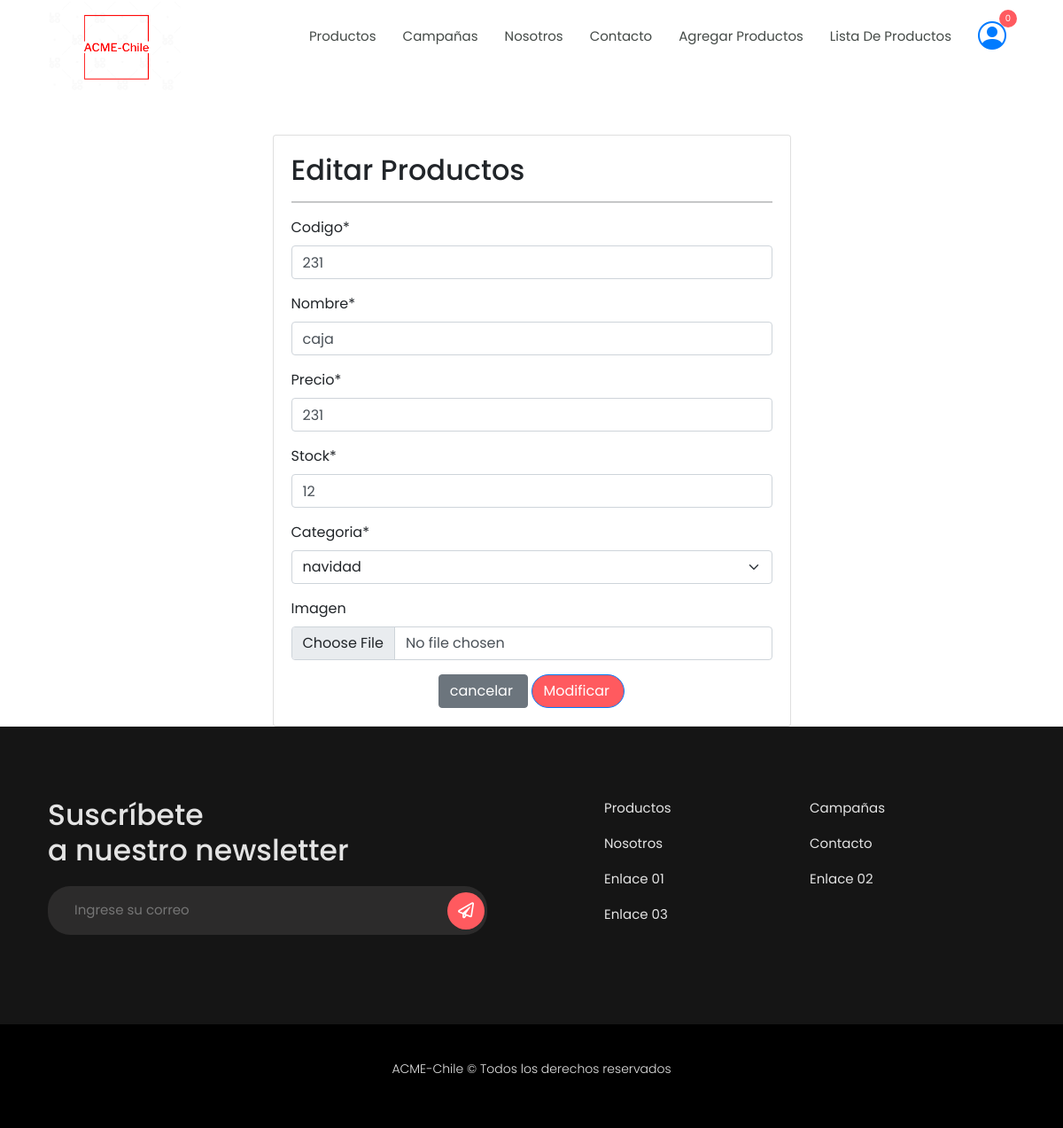
/modificar-producto/231/, run on an earlier commit of the app's database.
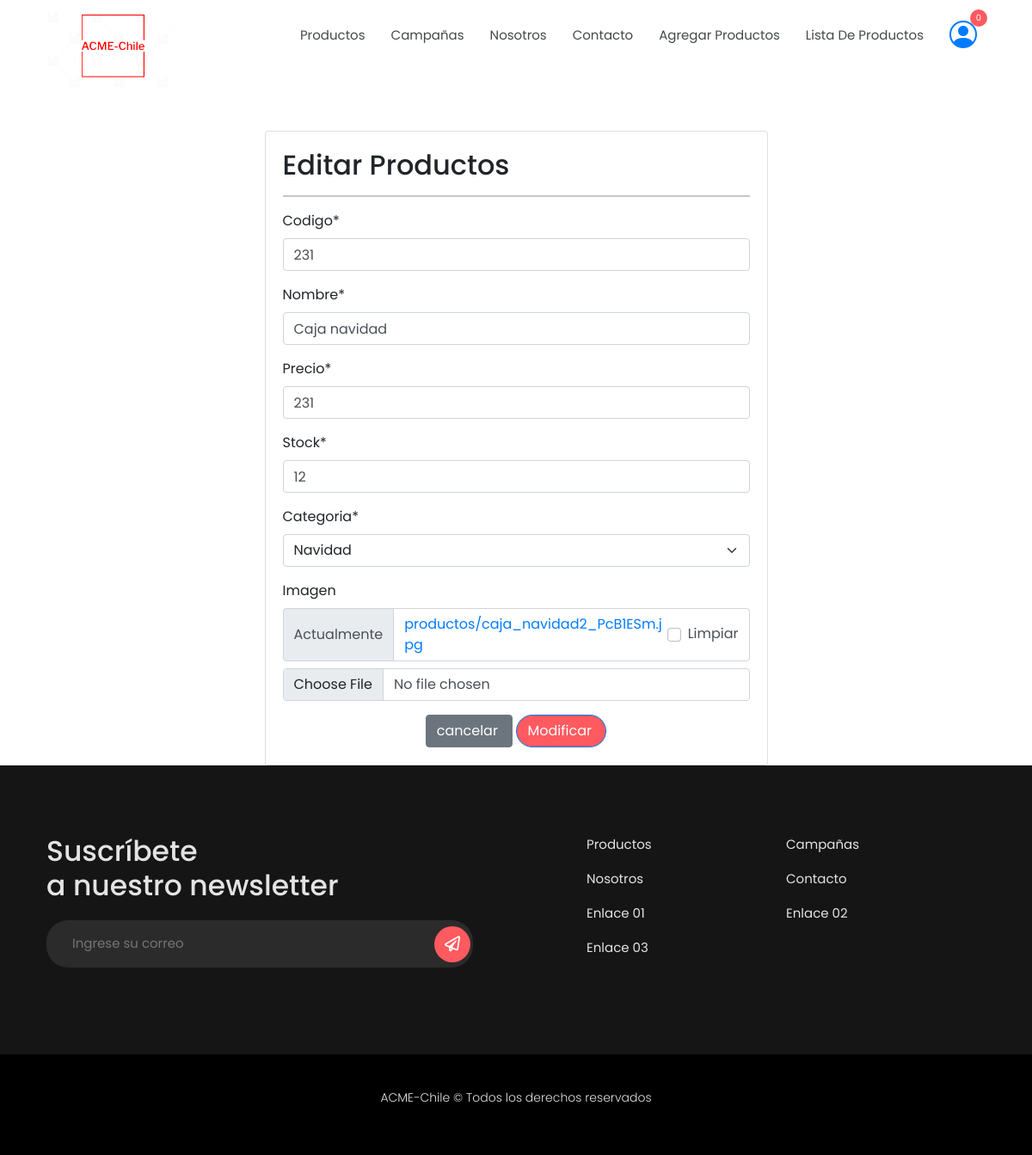
And on a later commit of the database.
### acne/models.py (models this page shows, shortened)
class Producto(models.Model):
    codigo = models.CharField(primary_key=True, max_length=10, verbose_name="Codigo")
    nombre = models.CharField(max_length=50, verbose_name="Nombre")
    precio = models.IntegerField(verbose_name="Precio")
    stock = models.IntegerField(verbose_name="Stock")
    categoria = models.ForeignKey(Categoria, on_delete=models.CASCADE, verbose_name="Categoria")
    imagen = models.ImageField(upload_to="productos", null=True, blank=True, verbose_name="Imagen")

### acne/views.py (the view, shortened to what this page needs)
# urls.py: path('modificar-producto/<int:id>/', modificar_producto, name="modificar_producto"),
def modificar_producto(request, id):
    producto = get_object_or_404(Producto, codigo=id)
    data = {
        'form': ProductoForm(instance=producto)
    }
    return render(request, 'app/producto/modificar.html', data)

### acne/forms.py
class ProductoForm(forms.ModelForm):
    class Meta:
        model = Producto
        fields = '__all__'

### acne/models.py (called while the page is built)
    def __str__(self):
        return self.nombreCategoria

### acne/templates/app/producto/modificar.html (shortened to what this page needs)
{% extends 'app/base.html' %}
{% load crispy_forms_tags %}
{% block contenido%}
<br><br>
<div class="row">
    <div class="col-12 col-md-6 offset-md-3">
        <div class="card">
            <div class="card-body">
                <h2>Editar Productos</h2>
                <hr>
                <form action="" method="post" enctype="multipart/form-data">
                    {{ form | crispy }}
                    <div class="d-flex justify-content-center">
                        <input type="reset" value="cancelar " class="btn btn-secondary">
                        <input type="submit" value="Modificar " class="btn btn-primary">
                    </div>
                </form>
            </div>
        </div>
    </div>
</div>
{% endblock %}

What changed in the data, as far as the page shows it:
changed Producto id 231: nombre "caja" → "Caja navidad"; categoria "navidad" → "Navidad"
Also different on the page:
form field form: (not shown) → "☐"
text no longer shown: "Codigo * Nombre * Precio * Stock * Categoria * Imagen"
text now shown: "Codigo * Nombre * Precio * Stock * Categoria * Imagen Actualmente productos/caja_navidad2_PcB1ESm.jpg Limpiar"
